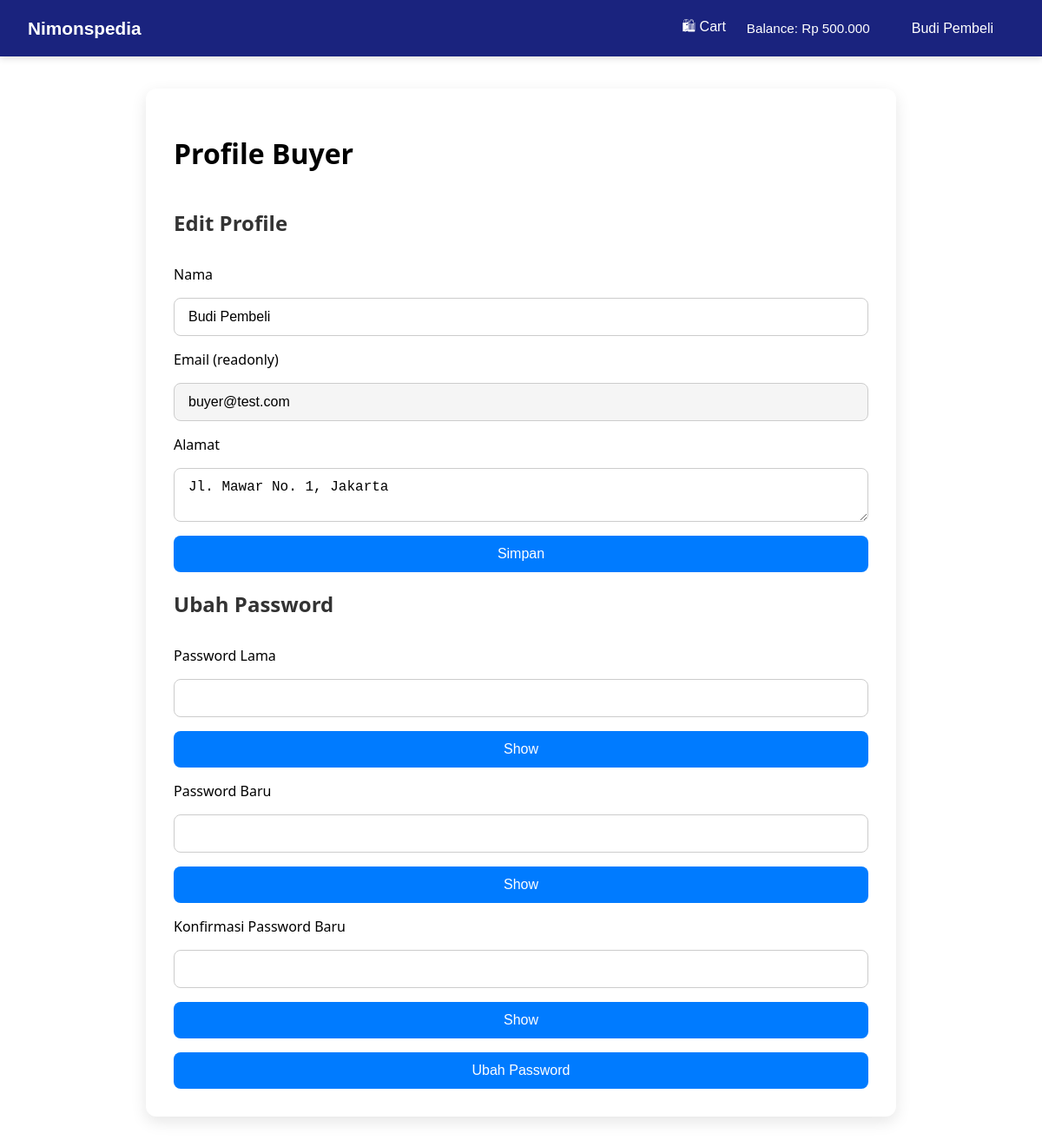
/php/src/public/buyer/profile.php (signed in), run on an earlier commit of the app's database.
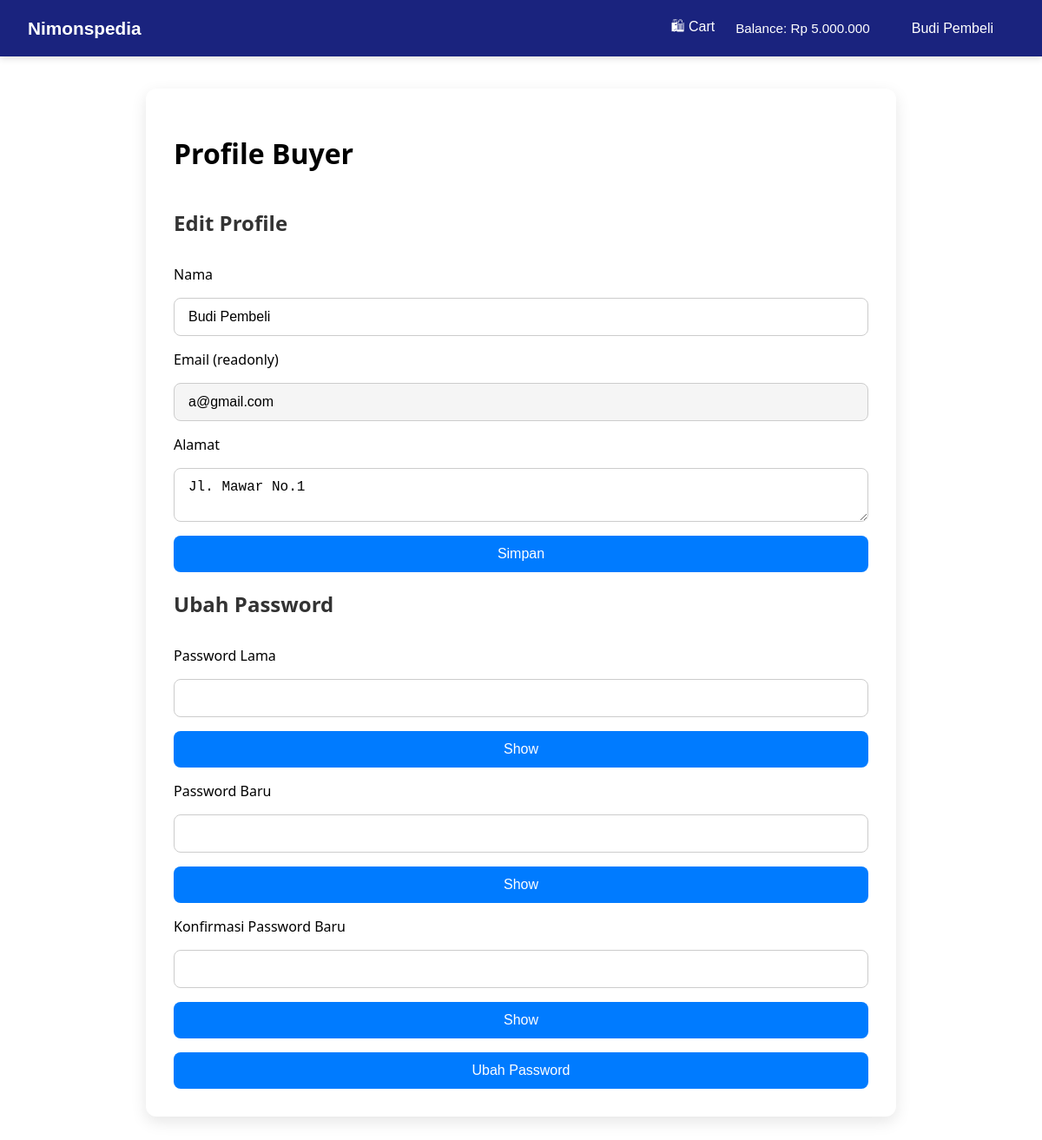
And on a later commit of the database.
### tables this page shows
CREATE TABLE IF NOT EXISTS users (
    user_id INT AUTO_INCREMENT PRIMARY KEY,
    email VARCHAR(255) NOT NULL UNIQUE,
    password VARCHAR(255) NOT NULL,
    role ENUM('BUYER', 'SELLER') NOT NULL,
    name VARCHAR(100) NOT NULL,
    address TEXT,
    balance INT DEFAULT 0,
    created_at DATETIME DEFAULT CURRENT_TIMESTAMP,
    updated_at DATETIME DEFAULT CURRENT_TIMESTAMP ON UPDATE CURRENT_TIMESTAMP
);

### php/src/app/controllers/profileController.php (called while the page is built, shortened)
<?php
require_once __DIR__ . '/../models/user.php';
class ProfileController {
    private $userModel;
    private $userId;
    public function __construct($db, $userId) {
        $this->userModel = new User($db);
        $this->userId = $userId;
    }
    public function getUser() {
        return $this->userModel->findById($this->userId);
    }
}

### php/src/app/models/user.php (called while the page is built, shortened)
<?php
class User {
    private mysqli $conn;
    private string $table = "users";
    public function __construct(mysqli $db) {
        $this->conn = $db;
    }
    public function findById($id): ?array {
        $query = "SELECT * FROM {$this->table} WHERE user_id = ?";
        $stmt = $this->conn->prepare($query);
        $stmt->bind_param("i", $id);
        $stmt->execute();
        $result = $stmt->get_result();
        return $result->fetch_assoc() ?: null;
    }
}

### php/src/public/buyer/profile.php (the view, shortened to what this page needs)
<?php
include_once(__DIR__ . '/../../app/config/db.php');
include_once(__DIR__ . '/../../app/controllers/profileController.php');
$controller = new App\Controllers\ProfileController($conn, $_SESSION['user_id']);
$user = $controller->getUser();
?>
<!DOCTYPE html>
<html lang="en">
<head>
<link rel="stylesheet" href="../assets/css/profile.css">
<link rel="stylesheet" href="../assets/css/popup.css">
<link rel="stylesheet" href="../assets/css/password.css">
</head>
    <body>
    <?php include_once(__DIR__ . '/../../app/components/navbar.php'); ?>
    <div class="container">
        <h1>Profile Buyer</h1>
        <form method="POST" id="profile-form">
            <h2>Edit Profile</h2>
            <label>Nama</label>
            <input type="text" name="name" value="<?= htmlspecialchars($user['name']) ?>" required>
            <label>Email (readonly)</label>
            <input type="email" value="<?= htmlspecialchars($user['email']) ?>" readonly>
            <label>Alamat</label>
            <textarea name="address" required><?= htmlspecialchars($user['address']) ?></textarea>
            <button type="submit" name="update_profile">Simpan</button>
        </form>
        <form method="POST" id="password-form">
            <h2>Ubah Password</h2>
            <label>Password Lama</label>
            <input type="password" name="old_password" required>
            <label>Password Baru</label>
            <input type="password" name="new_password" required>
            <label>Konfirmasi Password Baru</label>
            <input type="password" name="confirm_password" required>
            <button type="submit" name="change_password">Ubah Password</button>
        </form>
    </div>
    </body>
</html>

### php/src/app/components/navbar.php (shortened to what this page needs)
<?php
$role = $_SESSION['role'] ?? null;
$name = $_SESSION['name'] ?? 'Guest';
$balance = $_SESSION['balance'] ?? 0;
?>
<link rel="stylesheet" href="/assets/css/navbar.css">
<nav>
    <div class="nav-left">
        <?php if ($role === 'SELLER'): ?>
        <a href="/seller/dashboard.php">Nimonspedia</a>
        <?php elseif ($role === 'BUYER'): ?>
        <a href="/buyer/dashboard.php">Nimonspedia</a>
        <?php else: ?>
        <a href="/index.php">Nimonspedia</a>
        <?php endif; ?>
    </div>
    <div class="nav-right">
        <?php if (!$role): ?>
            <a href="/buyer/dashboard.php">Home</a>
            <a href="/authentication/login.php">Login</a>
            <a href="/authentication/register_role.php">Daftar</a>
        <?php elseif ($role === 'BUYER'): ?>
            <a href="/buyer/cart.php" class="cart">
                🛍 Cart
            </a>
            <a href="#" id="balance-link">
                Balance: Rp <?= number_format($balance ?? 0, 0, ',', '.') ?>
            </a>
        <div class="dropdown">
            <button id="dropdownToggle" class="dropdown-toggle"><?= htmlspecialchars($name) ?></button>
        </div>
        <?php endif; ?>
    </div>
</nav>

### php/src/public/assets/css/profile.css (style rules this page uses)
.container { max-width: 800px; margin: 2rem auto; padding: 2rem; background-color: #fff; border-radius: 12px; box-shadow: 0 6px 18px rgba(0, 0, 0, 0.1); font-family: 'Segoe UI', Tahoma, Geneva, Verdana, sans-serif; }
h2, h3 { color: #333; margin-bottom: 1rem; }
form { display: flex; flex-direction: column; gap: 1rem; }
input[type="text"], input[type="email"], input[type="password"], textarea { padding: 0.75rem 1rem; border: 1px solid #ccc; border-radius: 8px; font-size: 1rem; transition: border-color 0.2s; }
input[readonly] { background-color: #f5f5f5; cursor: not-allowed; }
button { padding: 0.75rem 1.5rem; border: none; border-radius: 8px; background-color: #007BFF; color: #fff; font-size: 1rem; cursor: pointer; transition: background-color 0.2s; }

### php/src/public/assets/css/navbar.css (style rules this page uses)
nav { background-color: #1a237e; color: white; display: flex; justify-content: space-between; align-items: center; padding: 0.8rem 2rem; font-family: Arial, sans-serif; position: fixed; top: 0; left: 0; width: 100%; height: 65px; z-index: 1000; box-shadow: 0 2px 8px rgba(0, 0, 0, 0.15); box-sizing: border-box; }
body { margin: 0; padding-top: 70px; }
.nav-left a { color: white; text-decoration: none; font-weight: bold; margin-right: 25px; font-size: 1.3rem; transition: color 0.2s; }
.nav-right { display: flex; align-items: center; gap: 1.5rem; flex-wrap: nowrap; }
.nav-right a { color: white; text-decoration: none; font-size: 1rem; transition: color 0.2s; display: flex; align-items: center; }
.cart { position: relative; display: flex; align-items: center; }
.dropdown { position: relative; display: flex; align-items: center; }
.dropdown-toggle { background: none; border: none; color: white; font-size: 1rem; cursor: pointer; display: flex; align-items: center; gap: 5px; transition: color 0.2s ease; }
#balance-link, .nav-right span { white-space: nowrap; font-weight: 500; font-size: 0.95rem; }

What changed in the data, as far as the page shows it:
changed users "Budi Pembeli": email "buyer@test.com" → "a@gmail.com"; address "Jl. Mawar No. 1, Jakarta" → "Jl. Mawar No.1"
Also different on the page:
$balance: "500.000" → "5.000.000"
